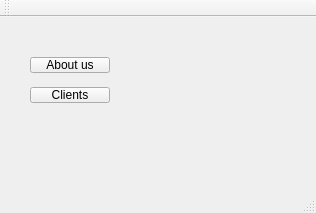
<?xml version="1.0" encoding="UTF-8"?>
<ui version="4.0">
 <class>MainWindow</class>
 <widget class="QMainWindow" name="MainWindow">
  <property name="geometry">
   <rect>
    <x>0</x>
    <y>0</y>
    <width>316</width>
    <height>213</height>
   </rect>
  </property>
  <property name="windowTitle">
   <string>MainWindow</string>
  </property>
  <widget class="QWidget" name="centralWidget">
   <widget class="QPushButton" name="pushButton">
    <property name="geometry">
     <rect>
      <x>30</x>
      <y>40</y>
      <width>80</width>
      <height>16</height>
     </rect>
    </property>
    <property name="text">
     <string>About us</string>
    </property>
   </widget>
   <widget class="QPushButton" name="pushButton_2">
    <property name="geometry">
     <rect>
      <x>30</x>
      <y>70</y>
      <width>80</width>
      <height>16</height>
     </rect>
    </property>
    <property name="text">
     <string>Clients</string>
    </property>
   </widget>
  </widget>
  <widget class="QMenuBar" name="menuBar">
   <property name="geometry">
    <rect>
     <x>0</x>
     <y>0</y>
     <width>316</width>
     <height>17</height>
    </rect>
   </property>
  </widget>
  <widget class="QToolBar" name="mainToolBar">
   <attribute name="toolBarArea">
    <enum>TopToolBarArea</enum>
   </attribute>
   <attribute name="toolBarBreak">
    <bool>false</bool>
   </attribute>
  </widget>
  <widget class="QStatusBar" name="statusBar"/>
  <action name="actionAnotherwindow">
   <property name="text">
    <string>anotherwindow</string>
   </property>
  </action>
 </widget>
 <layoutdefault spacing="6" margin="11"/>
 <resources/>
 <connections/>
</ui>
